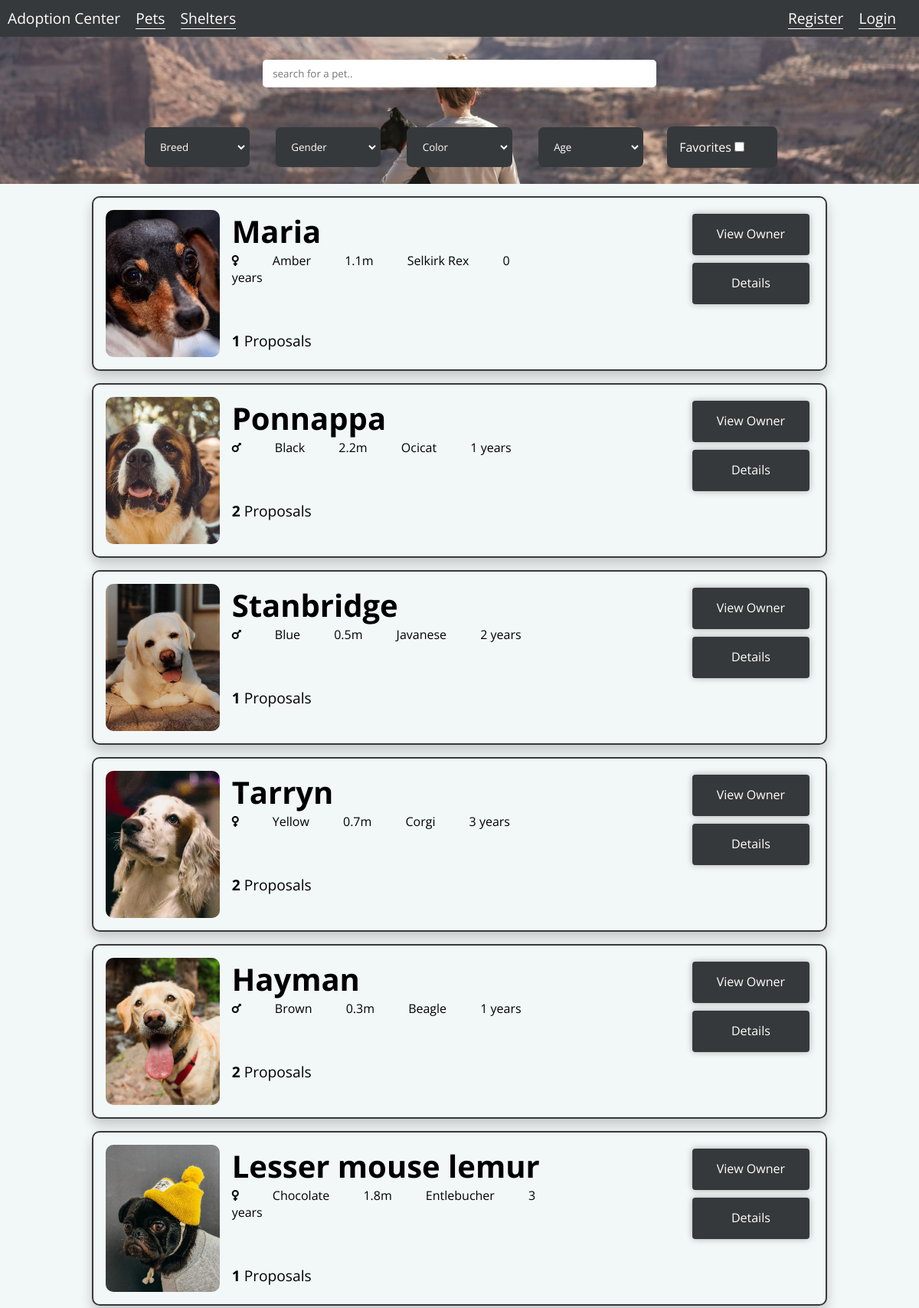
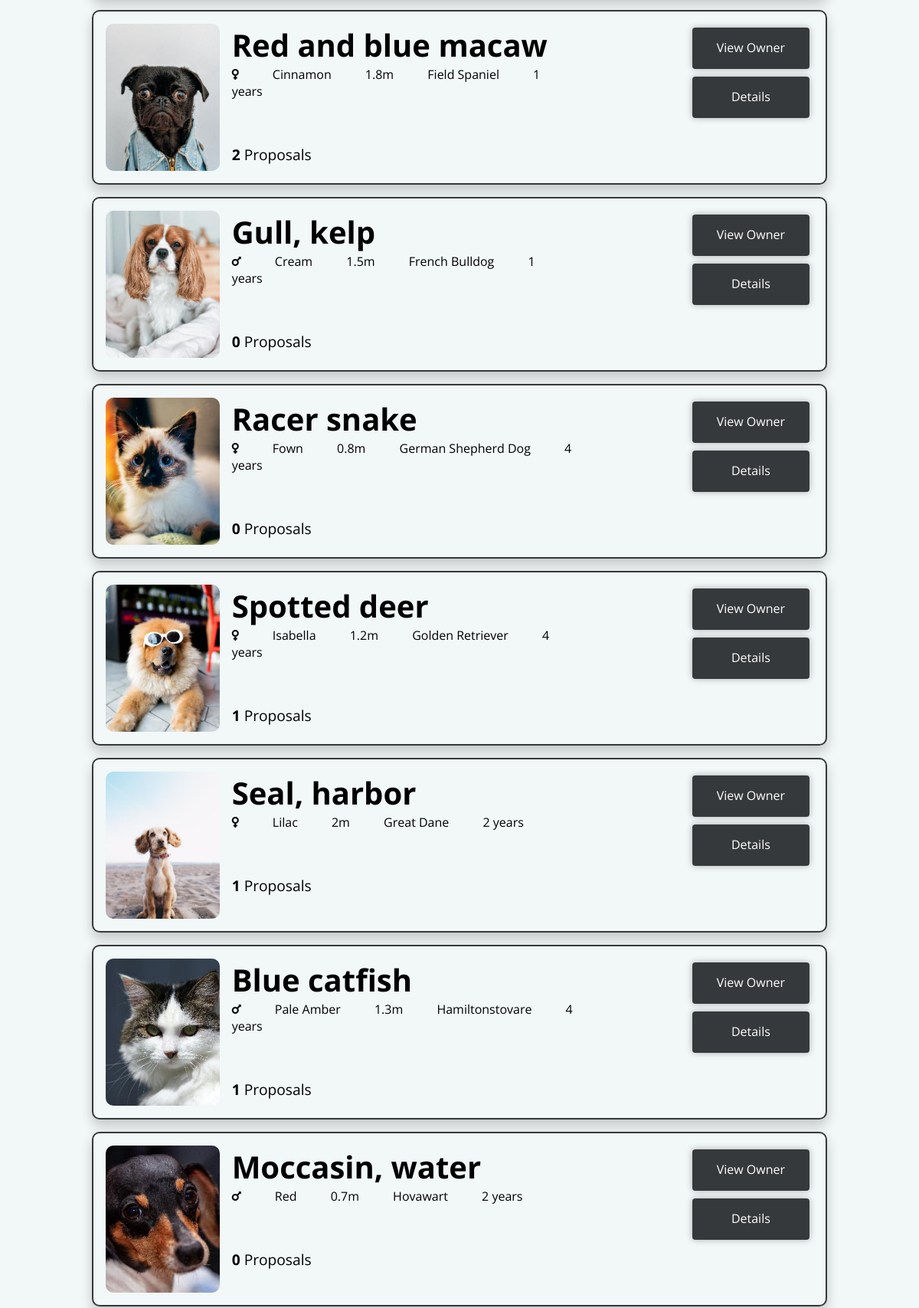
The page /pets_list.php (upper part) on the database its author committed (2 pictures, top to bottom).
### tables this page shows
CREATE TABLE Pets (
  pet_id    INTEGER PRIMARY KEY,
  name      VARCHAR,
  species   VARCHAR,
  size      FLOAT,
  color     VARCHAR,
  gender    INTEGER, -- (0 for male),
  info      VARCHAR,
  age       INTEGER,
  location  VARCHAR,
  state     VARCHAR -- Pets can be in several states (being prepared for adoption, prepared, proposal accepted, delivered, …).
);

### pets_list.php (called while the page is built, shortened)
<?php
include_once('database/connection.php');
include_once('database/pets.php');
$pets = getAllPets();
include('templates/common/header.php');
include('templates/common/navigation_bar.php');
include('templates/pets/pets_list.php');
include('templates/common/footer.php');

### database/pets.php (called while the page is built, shortened)
<?php
function getAllPets() {
    global $db;
    if ($stmt = $db->prepare('SELECT * FROM Pets')) {
        $stmt->execute();
        return $stmt->fetchAll();
    }
    else {
        printf('errno: %d, error: %s', $db->errorCode(), $db->errorInfo()[2]);
        die;
    }
}
function getNumberOfProposals($petID) {
    global $db;
    if ($stmt = $db->prepare('SELECT * FROM ProposalsUser WHERE pet_id = :id')) {
        $stmt->bindParam(':id', $petID);
        $stmt->execute();
        return count($stmt->fetchAll());
    }
    else {
        printf('errno: %d, error: %s', $db->errorCode(), $db->errorInfo()[2]);
        die;
    }
}
function getPetOwner($petID) {
    global $db;
    if ($stmt = $db->prepare('
        SELECT *
        FROM Pets, Users_Pets
        WHERE Pets.pet_id = :id
        AND Pets.pet_id = Users_Pets.pet_id')) {
        $stmt->bindParam(':id', $petID);
        $stmt->execute();
        $pets = $stmt->fetch();
        if (!empty($pets)) return [$pets['user_id'], "user"];
        $stmt = $db->prepare('
            SELECT *
            FROM Pets, Shelters_Pets
            WHERE Pets.pet_id = :id
            AND Pets.pet_id = Shelters_Pets.pet_id');
        $stmt->bindParam(':id', $petID);
        $stmt->execute();
        $pets = $stmt->fetch();
        return [$pets['shelter_id'], "shelter"];
    }
    else {
        printf('errno: %d, error: %s', $db->errorCode(), $db->errorInfo()[2]);
        die;
    }
}
function getImageByPetId($petID){
    global $db;
    if ($stmt = $db->prepare('SELECT * FROM Pets_Images WHERE pet_id = :id')) {
        $stmt->bindParam(':id', $petID);
        $stmt->execute();
        return $stmt->fetch()[0];
    }
    else {
        printf('errno: %d, error: %s', $db->errorCode(), $db->errorInfo()[2]);
        die;
    }
}

### templates/pets/pets_list.php (the view, shortened to what this page needs)
<section class="search" style="background-image: url('res/banner.jpg')">
    <form>
        <div id="search-wrap">
            <div id="search">
                <input id="search_input" type="text" autocomplete="off" name="search" placeholder="search for a pet..">
            </div>
        </div>
        <select id="choice" name="category">
            <option value="" selected>Breed</option>
        </select>
        <select id="choice" name="gender">
            <option value="" selected>Gender</option>
        </select>
        <select id="choice" name="color">
            <option value="" selected>Color</option>
        </select>
        <select id="choice" name="age">
            <option value=""  selected>Age</option>
        </select>
        <label>Favorites
            <input id="choice" type="checkbox" name="favorites">
        </label>
    </form>
</section>
<section class="pets-list">
    <?php
        $index=-1;
        foreach ($pets as $pet) { $index++; ?>
            <article class="pet-card" data-petid="<?=$pet['pet_id'] ?>" >
                <a class="pet-image" href="pet_detail.php?id=<?= $pet['pet_id'] ?>" style="background-image: url('database/images/pets/thumbs_medium/<?= getImageByPetId($pet['pet_id']) ?>.jpg')"></a>
                <div class="pet-information">
                    <h1><?= $pet['name'] ?></h1>
                    <div class="pet-details">
                        <?php
                            if ($pet['gender'] == 0)
                                echo '<i class="fas fa-mars"></i>';
                            else
                                echo '<i class="fas fa-venus"></i>';
                        ?>
                        <span><?= $pet['color'] ?></span>
                        <span><?= $pet['size'] ?>m</span>
                        <span><?= $pet['species'] ?></span>
                        <span><?= $pet['age'] . ' years' ?></span>
                    </div>
                    <div class="pet-proposals">
                        <p><strong><?= getNumberOfProposals($pet['pet_id']) ?></strong> Proposals</p>
                    </div>
                </div>
                <div class="pet-links">
                    <?php
                        $owner = getPetOwner($pet['pet_id']);
                        if ($owner[1] == 'user')
                            echo '<a class="button" href="user_profile.php?id=' . $owner[0] . '">View Owner</a>';
                        else
                            echo '<a class="button" href="shelter_profile.php?id=' . $owner[0] . '">View Owner</a>';
                    ?>
                    <a class="button" href="pet_detail.php?id=<?= $pet['pet_id'] ?>">Details</a>
                </div>
            </article>
        <?php } ?>
</section>

### rows shown on the page
pets: name "Maria", gender 1 (drawn), color "Amber", size "1.1", species "Selkirk Rex", age "0", pet_id "1"
pets: shows a picture, name "Ponnappa", gender 0 (drawn), color "Black", size "2.2", species "Ocicat", age "1", pet_id "2"
pets: shows a picture, name "Stanbridge", gender 0 (drawn), color "Blue", size "0.5", species "Javanese", age "2", pet_id "1"
pets: shows a picture, name "Tarryn", gender 1 (drawn), color "Yellow", size "0.7", species "Corgi", age "3", pet_id "2"
pets: shows a picture, name "Hayman", gender 0 (drawn), color "Brown", size "0.3", species "Beagle", age "1", pet_id "2"
pets: shows a picture, name "Lesser mouse lemur", gender 1 (drawn), color "Chocolate", size "1.8", species "Entlebucher", age "3", pet_id "1"
pets: shows a picture, name "Red and blue macaw", gender 1 (drawn), color "Cinnamon", size "1.8", species "Field Spaniel", age "1", pet_id "2"
pets: shows a picture, name "Gull, kelp", gender 0 (drawn), color "Cream", size "1.5", species "French Bulldog", age "1", pet_id "0"
pets: shows a picture, name "Racer snake", gender 1 (drawn), color "Fown", size "0.8", species "German Shepherd Dog", age "4", pet_id "0"
pets: shows a picture, name "Spotted deer", gender 1 (drawn), color "Isabella", size "1.2", species "Golden Retriever", age "4", pet_id "1"
pets: shows a picture, name "Seal, harbor", gender 1 (drawn), color "Lilac", size "2", species "Great Dane", age "2", pet_id "1"
pets: shows a picture, name "Blue catfish", gender 0 (drawn), color "Pale Amber", size "1.3", species "Hamiltonstovare", age "4", pet_id "1"
pets: name "Moccasin, water", gender 0 (drawn), color "Red", size "0.7", species "Hovawart", age "2", pet_id "0"
